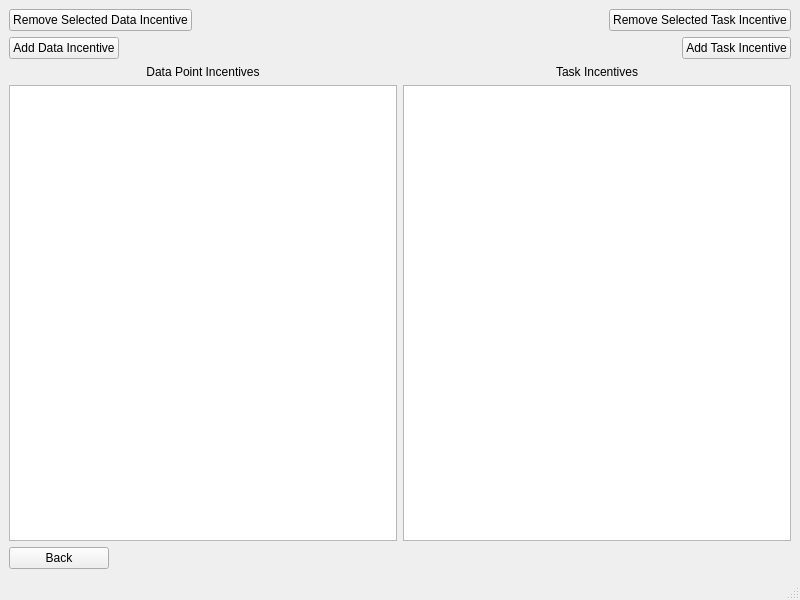
<?xml version="1.0" encoding="UTF-8"?>
<ui version="4.0">
 <class>IncentiveManager</class>
 <widget class="QMainWindow" name="IncentiveManager">
  <property name="geometry">
   <rect>
    <x>0</x>
    <y>0</y>
    <width>800</width>
    <height>600</height>
   </rect>
  </property>
  <property name="windowTitle">
   <string>MainWindow</string>
  </property>
  <widget class="QWidget" name="centralwidget">
   <layout class="QGridLayout" name="gridLayout">
    <item row="0" column="0">
     <layout class="QVBoxLayout" name="verticalLayout_3">
      <item>
       <layout class="QHBoxLayout" name="horizontalLayout">
        <item>
         <widget class="QPushButton" name="removeDataPt_button">
          <property name="text">
           <string>Remove Selected Data Incentive</string>
          </property>
         </widget>
        </item>
        <item>
         <spacer name="horizontalSpacer">
          <property name="orientation">
           <enum>Qt::Horizontal</enum>
          </property>
          <property name="sizeHint" stdset="0">
           <size>
            <width>58</width>
            <height>20</height>
           </size>
          </property>
         </spacer>
        </item>
        <item>
         <widget class="QPushButton" name="removeTask_button">
          <property name="text">
           <string>Remove Selected Task Incentive</string>
          </property>
         </widget>
        </item>
       </layout>
      </item>
      <item>
       <layout class="QHBoxLayout" name="horizontalLayout_2">
        <item>
         <widget class="QPushButton" name="addDataPt_button">
          <property name="text">
           <string>Add Data Incentive</string>
          </property>
         </widget>
        </item>
        <item>
         <spacer name="horizontalSpacer_2">
          <property name="orientation">
           <enum>Qt::Horizontal</enum>
          </property>
          <property name="sizeHint" stdset="0">
           <size>
            <width>58</width>
            <height>20</height>
           </size>
          </property>
         </spacer>
        </item>
        <item>
         <widget class="QPushButton" name="addTask_button">
          <property name="text">
           <string>Add Task Incentive</string>
          </property>
         </widget>
        </item>
       </layout>
      </item>
     </layout>
    </item>
    <item row="1" column="0">
     <layout class="QHBoxLayout" name="horizontalLayout_3">
      <item>
       <layout class="QVBoxLayout" name="verticalLayout">
        <item>
         <widget class="QLabel" name="dataPt_label">
          <property name="text">
           <string>Data Point Incentives</string>
          </property>
          <property name="alignment">
           <set>Qt::AlignCenter</set>
          </property>
         </widget>
        </item>
        <item>
         <widget class="QListWidget" name="dataPt_list"/>
        </item>
       </layout>
      </item>
      <item>
       <layout class="QVBoxLayout" name="verticalLayout_2">
        <item>
         <widget class="QLabel" name="task_label">
          <property name="text">
           <string>Task Incentives</string>
          </property>
          <property name="alignment">
           <set>Qt::AlignCenter</set>
          </property>
         </widget>
        </item>
        <item>
         <widget class="QListWidget" name="task_list"/>
        </item>
       </layout>
      </item>
     </layout>
    </item>
    <item row="2" column="0">
     <widget class="QPushButton" name="back_button">
      <property name="minimumSize">
       <size>
        <width>0</width>
        <height>20</height>
       </size>
      </property>
      <property name="maximumSize">
       <size>
        <width>100</width>
        <height>100</height>
       </size>
      </property>
      <property name="text">
       <string>Back</string>
      </property>
     </widget>
    </item>
   </layout>
  </widget>
  <widget class="QMenuBar" name="menubar">
   <property name="geometry">
    <rect>
     <x>0</x>
     <y>0</y>
     <width>800</width>
     <height>17</height>
    </rect>
   </property>
  </widget>
  <widget class="QStatusBar" name="statusbar"/>
 </widget>
 <resources/>
 <connections/>
</ui>
